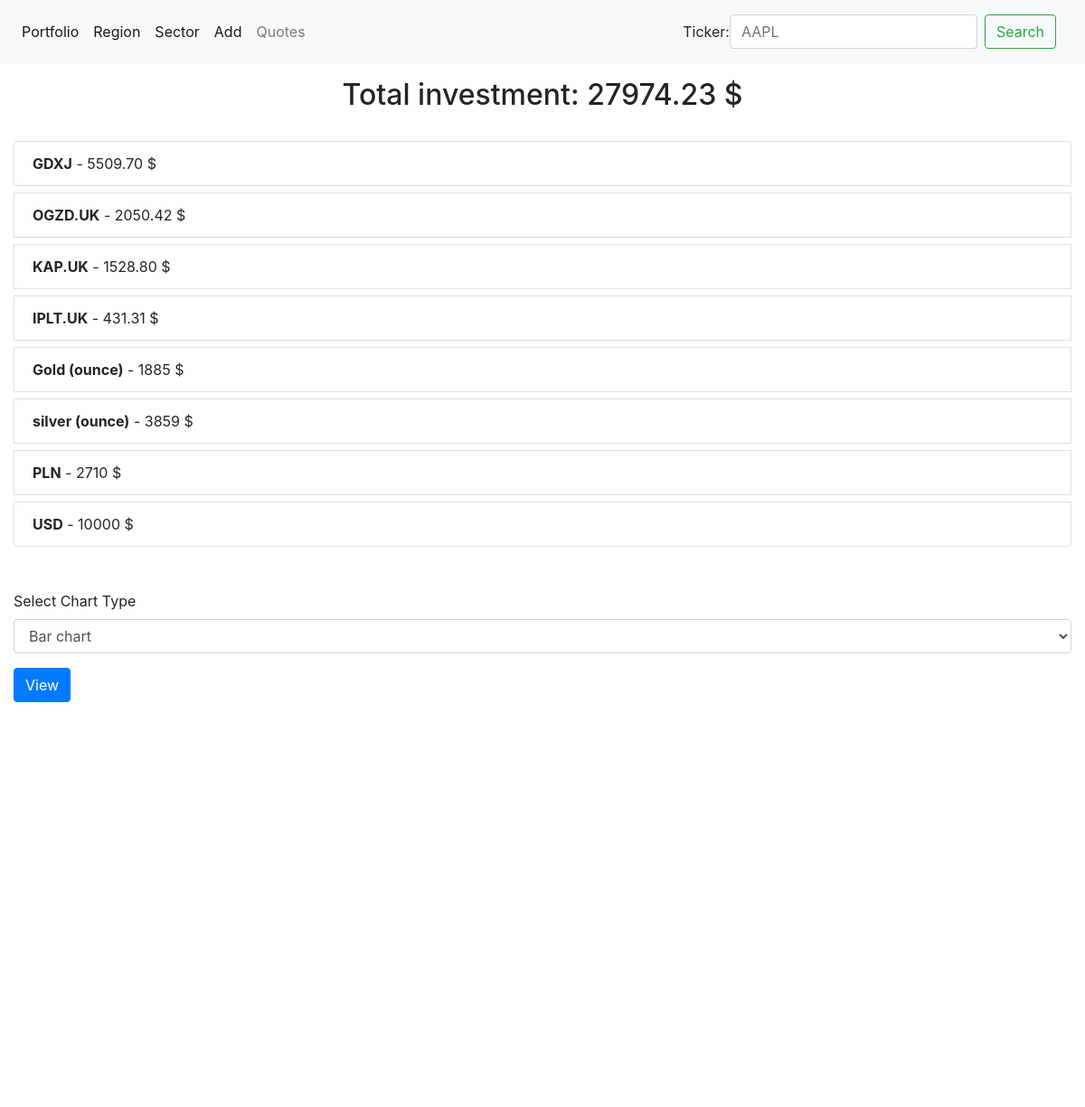
The app's page / (signed in), older data.
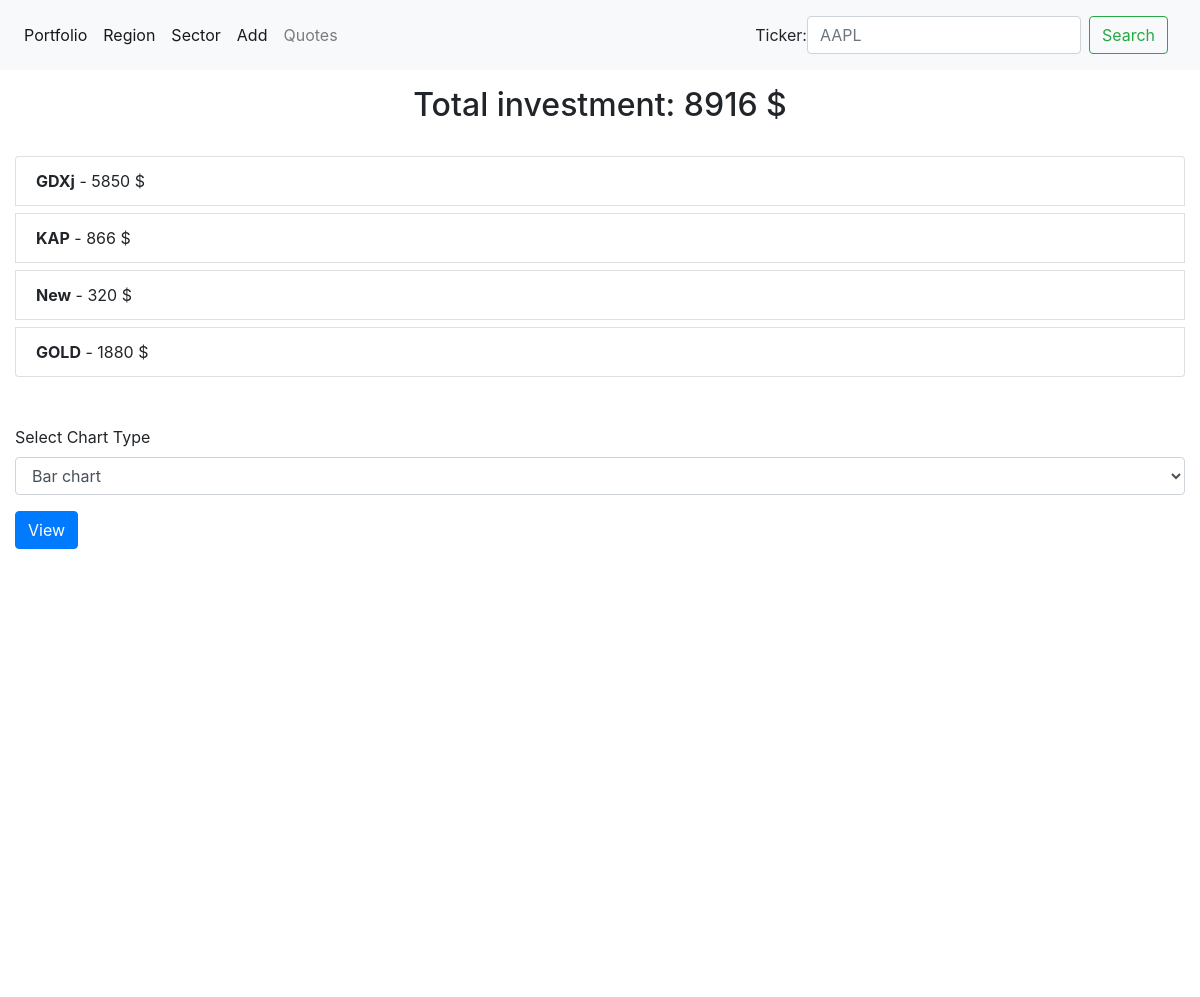
The same page, newer data.
### instrument/models.py (models this page shows, shortened)
class Instrument(models.Model):
    profiles=models.ForeignKey(User, on_delete=models.SET_NULL, null=True, blank=True)
    name=models.CharField(max_length=120)
    price=models.FloatField(default=0)
    quantity =models.PositiveIntegerField(default=0)
    region=models.CharField(max_length=3, choices=REGION_CATEGORY, default='In')
    stake=models.CharField(max_length=3, choices=STAKE_CATEGORY, default="pm")
    total_price=models.FloatField(blank=True,default=0)

### portfolio/views.py (the view)
# urls.py: path('',portfolio_view),
@login_required
def portfolio_view(request):
    total=float(list(Instrument.objects.all().aggregate(total=Sum('total_price')).values())[0] or 0)
    chart_type="#1"
    form_b=BarTypeForm(request.POST or None)
    form=TickerForm(request.POST or None)
    if request.method=="POST":
        if form_b.is_valid():
                if form_b.is_valid():
                    chart_type=request.POST.get('chart_type')
        elif form.is_valid():
            ticker=request.POST['ticker']
            return redirect(ticker)
    else:
        form=TickerForm()
        form_b=BarTypeForm()
    queryset=Instrument.objects.all()
    counter=0
    for item in queryset:
        counter+=1
    print(counter)
    totals=[]
    for element in queryset:
        element=element.price
        totals.append(element)
    percentage=[]
    for instance in totals:
        instance=instance/total
        instance=prettify(instance)
        percentage.append(instance)
    context={
        "queryset":queryset,
        "total":total,
        "totals":totals,
        "percentage":percentage,
        "form":form,
        "form_b":form_b
        }
    if len(queryset)>0:
        df=pd.DataFrame(queryset.values())
        df.rename({'total_price':'invested',"name":'Ticker'},axis=1,inplace=True)
        df.sort_values(by=['invested'],ascending=False, inplace=True)
        chart=get_chart(chart_type, df,labels=df['Ticker'],y='invested',x='Ticker')
        context['chart']=chart
    return render(request,"portfolio/portfolio.html",context)

### instrument/forms.py
class TickerForm(forms.Form):
    ticker=forms.CharField(required=False,max_length=100,widget=forms.TextInput(attrs={"class":"form-control mr-sm-2","placeholder":"AAPL"}))

class BarTypeForm(forms.Form):
    CHART_CHOICES=(
    ('#1','Bar chart'),
    ('#2','Pie chart'),
    ('#3','Line chart'),
    )
    chart_type=forms.ChoiceField(choices=CHART_CHOICES,label="Select Chart Type")

### portfolio/utils.py (called while the page is built)
def get_graph():
    buffer=BytesIO()
    plt.savefig(buffer,format="png")
    buffer.seek(0)
    image_png=buffer.getvalue()
    graph = base64.b64encode(image_png)
    graph = graph.decode('utf-8')
    buffer.close()
    return graph

def get_chart(chart_type,data,**kwargs):
    plt.switch_backend("AGG")
    fig = plt.figure(figsize=(10,4))
    if chart_type == "#1":
        x_axis=kwargs.get('x')
        y_axis=kwargs.get('y')
        sns.barplot(x=x_axis,y=y_axis,data=data)
    elif chart_type == "#2":
        labels=kwargs.get('labels')
        y_axis=kwargs.get('y')
        plt.pie(data=data,x=y_axis, labels=labels)
    elif chart_type == "#3":
        x_axis=kwargs.get('x')
        y_axis=kwargs.get('y')
        plt.plot(data[x_axis],data[y_axis],color='green',marker='o', linestyle="dashed")
    plt.tight_layout()
    chart=get_graph()
    return chart

### portfolio/views.py (called while the page is built)
def prettify(number):
    return '{:.2%}'.format(number)

### portfolio/templates/portfolio/portfolio.html (shortened to what this page needs)
{%extends 'base.html'%}
{%load crispy_forms_tags%}
{%block form %} {{form}} {%endblock form%}
{% block content %}
<div class="container-fluid">
    {%if total > 0%}
    <h2 class="text-center mb-4">Total investment: {{total|floatformat:"-2g"}} $</h2>
    {%endif%}
<ul class="list-group">
    {%for instance in queryset%}
        <li class="list-group-item mt-2"><strong>{{instance.name}}</strong> - {{ instance.total_price|floatformat:"-2g" }} $</li>
    {%endfor%}
</ul>
</div>
{%if queryset%}
<div class="container-fluid mt-5">
  <form action="" method="POST">{%csrf_token%}
      {{form_b|crispy}}
      <button type="submit" class="btn btn-primary ">View</button>
  </form>
</div>
<div class="container mt-5">
  <img>
</div>
{%endif%}
{% endblock content %}

### templates/base.html (shortened to what this page needs)
{% load static %}
<!DOCTYPE html>
<html lang="en">
<head>
    <link rel="stylesheet" href="https://maxcdn.bootstrapcdn.com/bootstrap/4.0.0/css/bootstrap.min.css">
</head>
<body>
  <nav class="navbar navbar-expand-lg navbar-light bg-light mb-3" style="background-color: #e3f2fd;">
    <div class="collapse navbar-collapse" id="navbarSupportedContent">
      <ul class="navbar-nav mr-auto">
            <li class="nav-item active">
            <a class="nav-link" href="/">Portfolio</a>
            </li>
            <li class="nav-item active">
            <a class="nav-link" href="/region">Region</a>
            </li>
            <li class="nav-item active">
            <a class="nav-link" href="/sector">Sector</a>
            </li>
            <li class="nav-item active">
            <a class="nav-link" href="/add">Add</a>
            </li>
            <li class="nav-item">
            <a class="nav-link" href="/quote">Quotes</a>
            </li>
        </ul>
          <nav class="navbar navbar-light bg-light justify-content-between">
            <form class="form-inline my-2 my-lg-0" action="/quote/" method="POST">{%csrf_token%}
                {%block form %} {{form}} {%endblock form%}
              <button class="btn btn-outline-success my-2 my-sm-0" type="submit">Search</button>
            </form>
          </nav>
        </div>
    </nav>
      {% block content %}
      {% endblock content %}
    </body>
</html>

Row changes from the older to the newer data that the page shows:
removed Instrument: name "KAP.UK", total_price "1528.80"
removed Instrument: name "IPLT.UK", total_price "431.31"
removed Instrument: name "Gold (ounce)", total_price "1885"
removed Instrument: name "silver (ounce)", total_price "3859"
removed Instrument: name "PLN", total_price "2710"
removed Instrument: name "USD", total_price "10000"
added Instrument: name "GDXj", total_price "5850"
added Instrument: name "KAP", total_price "866"
changed Instrument: name "GDXJ" → "New"; total_price "5509.70" → "320"
changed Instrument: name "OGZD.UK" → "GOLD"; total_price "2050.42" → "1880"
Text that changed along with them:
{{ total|floatformat:"-2g" }}: "27974.23" → "8916"
